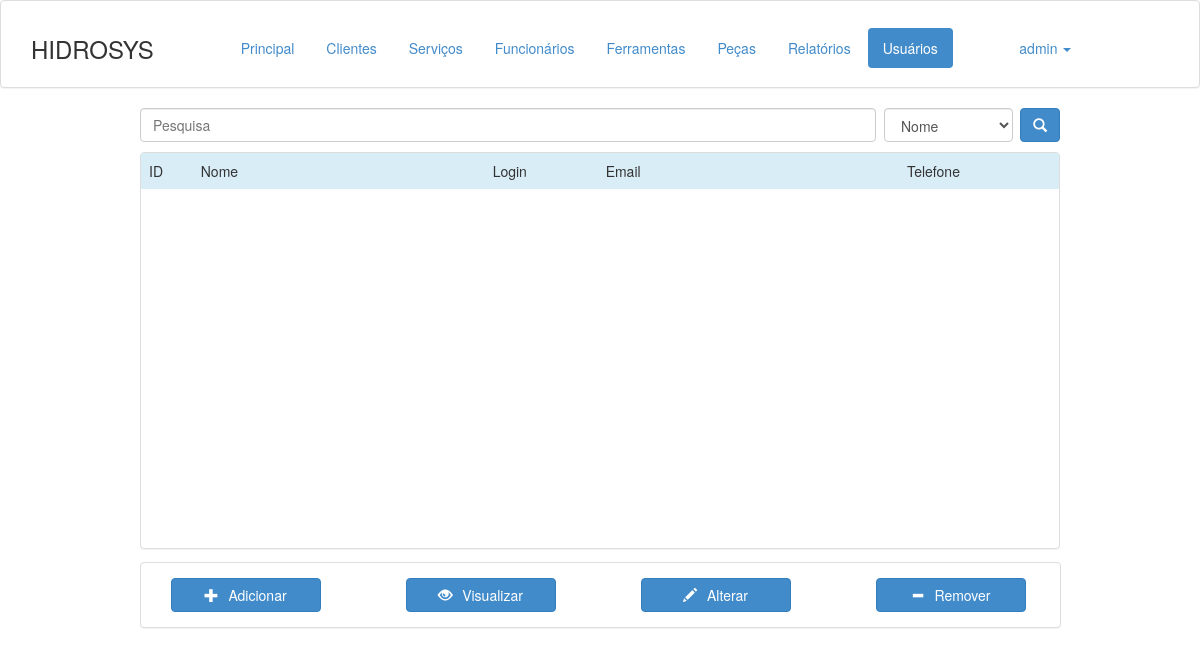
Page /usuarios.php (signed in) on the earlier database version.
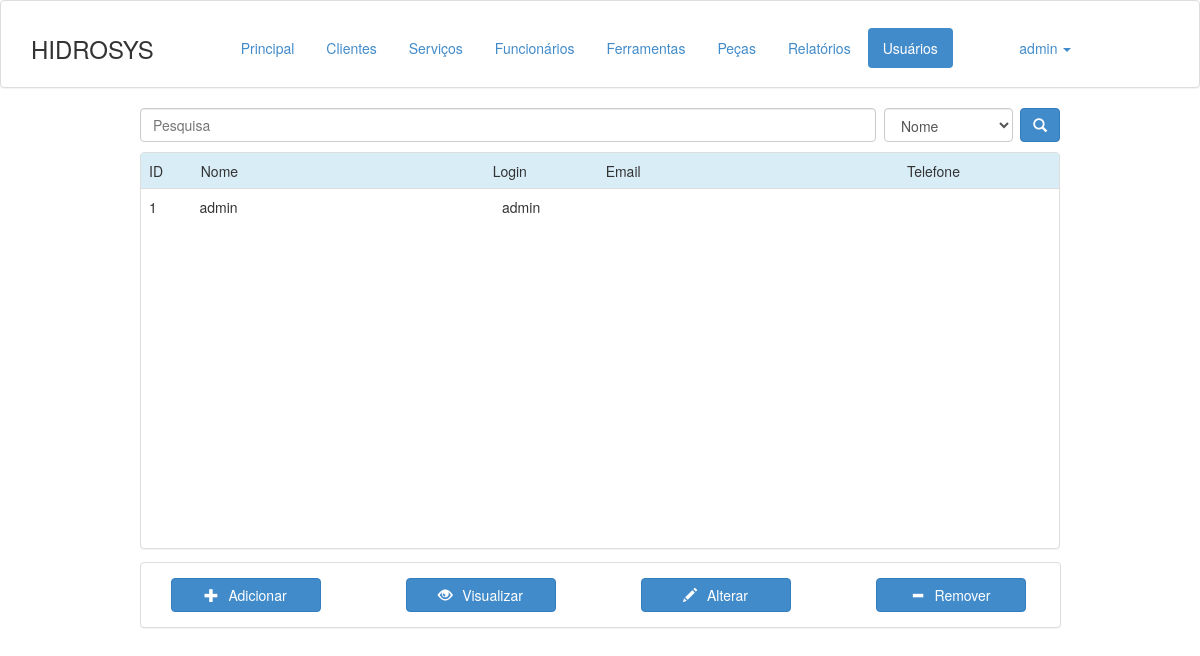
Same page on the later database version.
### tables this page shows
CREATE TABLE IF NOT EXISTS `usuarios` (
  `id` int(11) NOT NULL AUTO_INCREMENT,
  `nome` text NOT NULL,
  `login` varchar(30) NOT NULL,
  `senha` text NOT NULL,
  `email` text NOT NULL,
  `telefone` text NOT NULL,
  `tipo` int(11) NOT NULL,
  `deleted` int(11) DEFAULT '0',
  `deleted_date` date DEFAULT NULL,
  PRIMARY KEY (`id`),
  UNIQUE KEY `login` (`login`)
);

### seguranca.php (called while the page is built, shortened)
<?php
function getLogin()
{
	return $_SESSION["login"];
}
?>

### usuarios.php (the view, shortened to what this page needs)
<!DOCTYPE html>
<html lang="en">
  <head>
    <link href="bootstrap/css/bootstrap.min.css" rel="stylesheet">
  </head>
  <body>
    <?php
      include("header.php");
    ?>
    <div class="col-xs-4" style="margin: 0 auto auto; float: none; width: 950px; height: 20px;">
      <form method="get" action="usuarios.php">
        <input type="text" class="form-control" name="busca" id="inputSearch" placeholder="Pesquisa" style="float: left; width: 80%" <?php if(isset($_GET["busca"])) echo "value='".$_GET["busca"]."'"; ?> >
        <select class="form-control" name="tipo" style="width: 14%; float: left; margin-left: 8px">
          <option value="nome" <?php if(isset($_GET["tipo"]) && $_GET["tipo"] == "nome") echo "selected"; ?> >Nome</option>
        </select>
        <button type="submit" class="btn btn-primary" style="float: right;"><span class="glyphicon glyphicon-search"></span></button>
      </form>
    </div>
    <div class="col-xs-4" style="min-height: 410px; max-height: 410px; margin: 2% auto auto; float: none; width: 950px;">
      <div class="panel panel-default">
        <div style="height: 35px;">
          <table class="table table-striped">
            <thead>
              <tr class="info">
                <td style="width: 5.5%">
                  ID
                </td>
                <td style="width: 31%">
                  Nome
                </td>
                <td style="width: 12%">
                  Login
                </td>
                <td style="width: 32%">
                  Email
                </td>
                <td style="width: 17%">
                  Telefone
                </td>
              </tr>
            </thead>
          </table>
        </div>
        <div style="min-height: 360px; max-height: 360px; overflow-y: scroll; width: 100%">
        <table class="table header-fixed" data-single-select="true">
          <body>
            <?php
              $conexao = mysqli_connect("localhost", "root", "123456", "hidrosys");
              $query = "SELECT * FROM usuarios WHERE deleted = 0 ";
              $query = $query . " ORDER BY nome";
              $result = mysqli_query($conexao, $query);
              if($result)
              while($consulta = mysqli_fetch_array($result))
              {
                echo
                '<tr id="r' . $consulta["id"] . '" onclick="selectRow('.$consulta["id"].');" >
                  <td
                  <td style="width: 5%">
                    '.$consulta["id"].
                  '</td>
                  <td style="width: 30%">
                    '.$consulta["nome"].
                  '</td>
                  <td style="width: 10%">
                    '.$consulta["login"].
                  '</td>
                  <td style="width: 32%">
                    '.$consulta["email"].
                  '</td>
                  <td style="width: 14%">
                    '.$consulta["telefone"].
                  '</td>
                </tr>';
              }
            ?>
        </table>
        </div>
      </div>
    </div>
    <div class="panel panel-default col-xs-4" style="margin-left: auto; margin-right: auto; float: none; width: 921px; min-height: 50px">
      <div class="panel-body">
        <button type="button" class="btn btn-primary" onclick='adicionar()' id='1' style="width: 150px; float: left; margin-right: 85px;"><span class="glyphicon glyphicon-plus" style="padding-right: 10px"></span>Adicionar</button>
        <button type="button" class="btn btn-primary" onclick='vizu()' id='2' style="width: 150px; float: left; margin-right: 85px;"><span class="glyphicon glyphicon-eye-open" style="padding-right: 10px"></span>Visualizar</button>
        <button type="button" class="btn btn-primary" onclick='alterar()' id='3' style="width: 150px; float: left; margin-right: 85px;"><span class="glyphicon glyphicon-pencil" style="padding-right: 10px"></span>Alterar</button>
        <button type="button" class="btn btn-primary" onclick='removerr()' id='Botao4' style="width: 150px; float: left;"><span class="glyphicon glyphicon-minus" style="padding-right: 10px"></span>Remover</button>
      </div>
    </div>
  </body>
</html>

### header.php (shortened to what this page needs)
<!DOCTYPE html>
<html lang="en">
  <head>
  </head>
  <body>
    <?php
      include("seguranca.php");
    ?>
    <div class="panel panel-default">
      <div class="panel-body">
        <div class="row-fluid">
          <div class="col-xs-2"><h3>HIDROSYS</h3></div>
          <div class="col-xs-8" style="padding-top:12px">
            <ul class="nav nav-pills">
              <?php
              $from = basename($_SERVER['REQUEST_URI'], ".php");
              $from = strtok($from, '.');
              echo
              '<li '.
                ($from=="index"? 'class="active"><a href="#">Principal</a></li>': '><a href="index.php">Principal</a></li>').
              '<li '.
                ($from=="clientes"? 'class="active"><a href="#">Clientes</a></li>': '><a href="clientes.php">Clientes</a></li>').
              '<li '.
                ($from=="servicos"? 'class="active"><a href="#">Serviços</a></li>': '><a href="servicos.php">Serviços</a></li>').
              '<li '.
                ($from=="funcionarios"? 'class="active"><a href="#">Funcionários</a></li>': '><a href="funcionarios.php">Funcionários</a></li>').
              '<li '.
                ($from=="ferramentas"? 'class="active"><a href="#">Ferramentas</a></li>': '><a href="ferramentas.php">Ferramentas</a></li>').
              '<li '.
                ($from=="pecas"? 'class="active"><a href="#">Peças</a></li>': '><a href="pecas.php">Peças</a></li>').
              '<li '.
                ($from=="relatorios"? 'class="active"><a href="#">Relatórios</a></li>': '><a href="relatorios.php">Relatórios</a></li>').
              '<li '.
                ($from=="usuarios"? 'class="active"><a href="#">Usuários</a></li>': '><a href="usuarios.php">Usuários</a></li>')
              ?>
            </ul>
          </div>
          <div class="col-xs-2" style="padding-top:12px;">
            <ul class="nav nav-pills">
              <li class="dropdown">
                <a class="dropdown-toggle" data-toggle="dropdown" href="#">
                  <?php echo getLogin(); ?> <span class="caret"></span>
                </a>
              </li>
            </ul>
          </div>
        </div>
      </div>
    </div>
  </body>
</html>

Differences in the rows shown:
now on this page (row edited): usuarios: id "1", nome "admin", login "admin"
